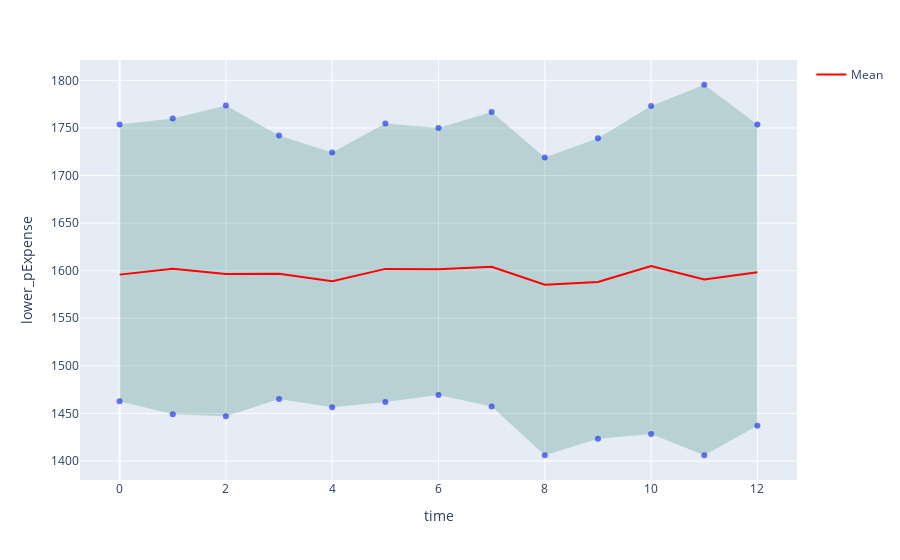

The notebook cell saved with this chart:
### Markdown cell above
Here we see for example how the number of simulated scenarios should probably be higher, since income is a normal distribution independent of time the mean and 95%-tiles should be fairly constant. Here however the effect of individual deviations is still recognizable

### Code cell
analyzer.plot_ci(name='pExpense', time_col='time', scenario_col='scenario',filter=None, col_names=['scenario', 'time'], confidence=.95, inline_plot=True)

### Figure 1 — Plotly figure (JSON) as saved in the notebook; plotly's stock layout.template omitted (floating-point values rounded to 4 significant figures)
{"data": [{"hovertemplate": "time=%{x}<br>lower_pExpense=%{y}<extra></extra>", "legendgroup": "", "marker": {"color": "#636efa", "symbol": "circle"}, "mode": "markers", "name": "", "orientation": "v", "showlegend": false, "type": "scatter", "x": [0, 1, 2, 3, 4, 5, 6, 7, 8, 9, 10, 11, 12], "xaxis": "x", "y": [1463.0, 1449.0, 1447.0, 1465.0, 1456.0, 1462.0, 1469.0, 1457.0, 1406.0, 1424.0, 1428.0, 1406.0, 1437.0], "yaxis": "y"}, {"hovertemplate": "time=%{x}<br>upper_pExpense=%{y}<extra></extra>", "legendgroup": "", "marker": {"color": "#636efa", "symbol": "circle"}, "mode": "markers", "name": "", "orientation": "v", "showlegend": false, "type": "scatter", "x": [0, 1, 2, 3, 4, 5, 6, 7, 8, 9, 10, 11, 12], "xaxis": "x", "y": [1754.0, 1760.0, 1774.0, 1742.0, 1724.0, 1755.0, 1750.0, 1767.0, 1719.0, 1739.0, 1773.0, 1795.0, 1754.0], "yaxis": "y"}, {"fill": "toself", "fillcolor": "rgba(0,100,80,0.2)", "line": {"color": "rgba(255,255,255,0)"}, "showlegend": false, "type": "scatter", "x": [0, 1, 2, 3, 4, 5, 6, 7, 8, 9, 10, 11, 12, 12, 11, 10, 9, 8, 7, 6, 5, 4, 3, 2, 1, 0], "y": [1463.0, 1449.0, 1447.0, 1465.0, 1456.0, 1462.0, 1469.0, 1457.0, 1406.0, 1424.0, 1428.0, 1406.0, 1437.0, 1754.0, 1795.0, 1773.0, 1739.0, 1719.0, 1767.0, 1750.0, 1755.0, 1724.0, 1742.0, 1774.0, 1760.0, 1754.0]}, {"line": {"color": "red", "width": 2}, "mode": "lines", "name": "Mean", "type": "scatter", "x": [0, 1, 2, 3, 4, 5, 6, 7, 8, 9, 10, 11, 12], "y": [1596.0, 1602.0, 1596.0, 1597.0, 1589.0, 1602.0, 1601.0, 1604.0, 1585.0, 1588.0, 1605.0, 1591.0, 1598.0]}], "layout": {"legend": {"tracegroupgap": 0}, "margin": {"t": 60}, "xaxis": {"anchor": "y", "domain": [0, 1], "title": {"text": "time"}}, "yaxis": {"anchor": "x", "domain": [0, 1], "title": {"text": "lower_pExpense"}}}}
